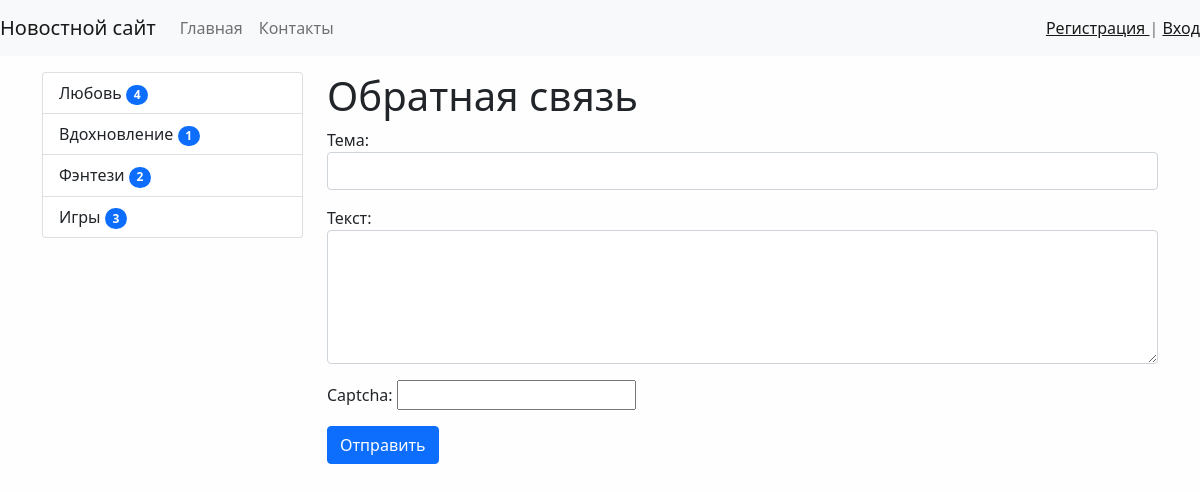
Page /contact/ on the committed database.
### news/models.py (models this page shows, shortened)
class Category(models.Model):
    title = models.CharField(max_length=150, db_index=True, verbose_name='Название категории')
    def get_absolute_url(self):
        return reverse('category', kwargs={'category_id': self.pk})
    class Meta:
        verbose_name = "Категория"
        verbose_name_plural = "Категории"
        ordering = ['id']

### news/views.py (the view)
# urls.py: path('contact/', contact, name='contact'),
def contact(request):
    if request.method == 'POST':
        form = ContactForm(request.POST)
        if form.is_valid():
            mail = send_mail(form.cleaned_data['subject'], form.cleaned_data['content'], 'email от кого отправлять',
                             ['список email кому отправлять'], fail_silently=True)
            if mail:
                messages.success(request, 'Письмо отправлено!')
                return redirect('contact')
            else:
                messages.error(request, 'Ошибка отправки')
        else:
            messages.error(request, 'Ошибка валидации')
    else:
        form = ContactForm()
    return render(request, 'news/test.html', {"form": form})

### news/forms.py
class ContactForm(forms.Form):
    subject = forms.CharField(label='Тема', widget=forms.TextInput(attrs={'class': 'form-control'}))
    content = forms.CharField(label='Текст', widget=forms.Textarea(attrs={'class': 'form-control', "rows": 5}))
    captcha = CaptchaField()

### news/templatetags/news_tags.py (called while the page is built)
@register.inclusion_tag("news/list_categories.html")
def show_categories():
    categories = Category.objects.annotate(cnt=Count('news', filter=F('news__is_published'))).filter(cnt__gt=0)
    return {"categories": categories}

### news/templates/news/test.html (shortened to what this page needs)
{% extends 'base.html' %}
{% block sidebar %}
{% include 'inc/_sidebar.html' %}
{% endblock %}
{% block content %}
<h1>Обратная связь</h1>
<form method="post">
    {{ form.as_p }}
    <button type="submit" class="btn btn-primary btn-block">Отправить </button>
</form>
{% endblock %}

### news/templates/news/list_categories.html
<div class="list-group">
    {% for item in categories %}
    <a href="{{ item.get_absolute_url }}" class="list-group-item list-group-item-action">{{item.title}}  <span
            class="badge bg-primary rounded-pill">{{ item.cnt }}</span></a>
    {% endfor %}
</div>

### mysite/static/css/style.css (style rules this page uses)
body { background-color: #fefefe; }

### rows in the picture
Category: title "Любовь", cnt "4"
Category: title "Вдохновление", cnt "1"
Category: title "Фэнтези", cnt "2"
Category: title "Игры", cnt "3"
